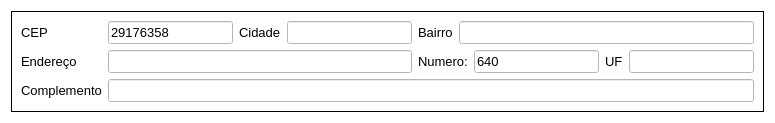
               <widget class="QFrame" name="frame_5">
                <property name="styleSheet">
                 <string notr="true">background-color: rgb(255, 255, 255);</string>
                </property>
                <property name="frameShape">
                 <enum>QFrame::NoFrame</enum>
                </property>
                <property name="frameShadow">
                 <enum>QFrame::Plain</enum>
                </property>
                <layout class="QGridLayout" name="gridLayout_30">
                 <item row="0" column="0">
                  <widget class="QFrame" name="frame_37">
                   <property name="frameShape">
                    <enum>QFrame::Box</enum>
                   </property>
                   <property name="frameShadow">
                    <enum>QFrame::Plain</enum>
                   </property>
                   <layout class="QGridLayout" name="gridLayout_31">
                    <item row="0" column="0">
                     <widget class="QLabel" name="label_80">
                      <property name="font">
                       <font>
                        <family>Arial</family>
                        <pointsize>10</pointsize>
                       </font>
                      </property>
                      <property name="text">
                       <string>CEP</string>
                      </property>
                     </widget>
                    </item>
                    <item row="0" column="1">
                     <widget class="QPushButton" name="verificaCep_3">
                      <property name="font">
                       <font>
                        <pointsize>10</pointsize>
                        <weight>75</weight>
                        <bold>true</bold>
                       </font>
                      </property>
                      <property name="cursor">
                       <cursorShape>PointingHandCursor</cursorShape>
                      </property>
                      <property name="mouseTracking">
                       <bool>false</bool>
                      </property>
                      <property name="tabletTracking">
                       <bool>false</bool>
                      </property>
                      <property name="focusPolicy">
                       <enum>Qt::NoFocus</enum>
                      </property>
                      <property name="acceptDrops">
                       <bool>true</bool>
                      </property>
                      <property name="toolTip">
                       <string>Consultar Cep</string>
                      </property>
                      <property name="statusTip">
                       <string/>
                      </property>
                      <property name="accessibleName">
                       <string/>
                      </property>
                      <property name="accessibleDescription">
                       <string/>
                      </property>
                      <property name="layoutDirection">
                       <enum>Qt::LeftToRight</enum>
                      </property>
                      <property name="autoFillBackground">
                       <bool>false</bool>
                      </property>
                      <property name="styleSheet">
                       <string notr="true"/>
                      </property>
                      <property name="inputMethodHints">
                       <set>Qt::ImhNone</set>
                      </property>
                      <property name="text">
                       <string/>
                      </property>
                      <property name="icon">
                       <iconset>
                        <normaloff>../Imagens/lupa.ico</normaloff>../Imagens/lupa.ico</iconset>
                      </property>
                      <property name="iconSize">
                       <size>
                        <width>30</width>
                        <height>30</height>
                       </size>
                      </property>
                      <property name="shortcut">
                       <string/>
                      </property>
                      <property name="checkable">
                       <bool>false</bool>
                      </property>
                      <property name="checked">
                       <bool>false</bool>
                      </property>
                      <property name="autoRepeat">
                       <bool>false</bool>
                      </property>
                      <property name="autoExclusive">
                       <bool>false</bool>
                      </property>
                      <property name="autoDefault">
                       <bool>true</bool>
                      </property>
                      <property name="default">
                       <bool>false</bool>
                      </property>
                      <property name="flat">
                       <bool>true</bool>
                      </property>
                     </widget>
                    </item>
                    <item row="0" column="2">
                     <widget class="QLineEdit" name="cepCliente">
                      <property name="font">
                       <font>
                        <family>Arial</family>
                        <pointsize>10</pointsize>
                       </font>
                      </property>
                      <property name="styleSheet">
                       <string notr="true">background-color: rgb(255, 255, 255);</string>
                      </property>
                      <property name="text">
                       <string>29176358</string>
                      </property>
                     </widget>
                    </item>
                    <item row="0" column="3">
                     <widget class="QLabel" name="label_75">
                      <property name="font">
                       <font>
                        <family>Arial</family>
                        <pointsize>10</pointsize>
                       </font>
                      </property>
                      <property name="text">
                       <string>Cidade</string>
                      </property>
                     </widget>
                    </item>
                    <item row="0" column="4">
                     <widget class="QLineEdit" name="cidadeCliente">
                      <property name="font">
                       <font>
                        <family>Arial</family>
                        <pointsize>10</pointsize>
                       </font>
                      </property>
                      <property name="styleSheet">
                       <string notr="true">background-color: rgb(255, 255, 255);</string>
                      </property>
                      <property name="text">
                       <string/>
                      </property>
                     </widget>
                    </item>
                    <item row="0" column="5">
                     <widget class="QLabel" name="label_76">
                      <property name="font">
                       <font>
                        <family>Arial</family>
                        <pointsize>10</pointsize>
                       </font>
                      </property>
                      <property name="text">
                       <string>Bairro</string>
                      </property>
                     </widget>
                    </item>
                    <item row="0" column="6" colspan="4">
                     <widget class="QLineEdit" name="bairroCliente">
                      <property name="font">
                       <font>
                        <family>Arial</family>
                        <pointsize>10</pointsize>
                       </font>
                      </property>
                      <property name="styleSheet">
                       <string notr="true">background-color: rgb(255, 255, 255);

</string>
                      </property>
                      <property name="text">
                       <string/>
                      </property>
                     </widget>
                    </item>
                    <item row="1" column="0" colspan="2">
                     <widget class="QLabel" name="label_77">
                      <property name="font">
                       <font>
                        <family>Arial</family>
                        <pointsize>10</pointsize>
                       </font>
                      </property>
                      <property name="text">
                       <string>Endereço</string>
                      </property>
                     </widget>
                    </item>
                    <item row="1" column="2" colspan="3">
                     <widget class="QLineEdit" name="enderecoCliente">
                      <property name="font">
                       <font>
                        <family>Arial</family>
                        <pointsize>10</pointsize>
                       </font>
                      </property>
                      <property name="styleSheet">
                       <string notr="true">background-color: rgb(255, 255, 255);</string>
                      </property>
                      <property name="text">
                       <string/>
                      </property>
                      <property name="clearButtonEnabled">
                       <bool>false</bool>
                      </property>
                     </widget>
                    </item>
                    <item row="1" column="5" colspan="2">
                     <widget class="QLabel" name="label_81">
                      <property name="font">
                       <font>
                        <family>Arial</family>
                        <pointsize>10</pointsize>
                       </font>
                      </property>
                      <property name="text">
                       <string>Numero:</string>
                      </property>
                     </widget>
                    </item>
                    <item row="1" column="7">
                     <widget class="QLineEdit" name="numeroCliente">
                      <property name="font">
                       <font>
                        <family>Arial</family>
                        <pointsize>10</pointsize>
                       </font>
                      </property>
                      <property name="styleSheet">
                       <string notr="true">background-color: rgb(255, 255, 255);
</string>
                      </property>
                      <property name="text">
                       <string>640</string>
                      </property>
                     </widget>
                    </item>
                    <item row="1" column="8">
                     <widget class="QLabel" name="label_82">
                      <property name="font">
                       <font>
                        <family>Arial</family>
                        <pointsize>10</pointsize>
                       </font>
                      </property>
                      <property name="text">
                       <string>UF</string>
                      </property>
                     </widget>
                    </item>
                    <item row="1" column="9">
                     <widget class="QLineEdit" name="estadoDocliente">
                      <property name="font">
                       <font>
                        <family>Arial</family>
                        <pointsize>10</pointsize>
                       </font>
                      </property>
                      <property name="styleSheet">
                       <string notr="true">background-color: rgb(255, 255, 255);</string>
                      </property>
                      <property name="text">
                       <string/>
                      </property>
                     </widget>
                    </item>
                    <item row="2" column="0" colspan="2">
                     <widget class="QLabel" name="label_83">
                      <property name="font">
                       <font>
                        <family>Arial</family>
                        <pointsize>10</pointsize>
                       </font>
                      </property>
                      <property name="text">
                       <string>Complemento</string>
                      </property>
                     </widget>
                    </item>
                    <item row="2" column="2" colspan="8">
                     <widget class="QLineEdit" name="compleCliente">
                      <property name="font">
                       <font>
                        <family>Arial</family>
                        <pointsize>10</pointsize>
                       </font>
                      </property>
                      <property name="styleSheet">
                       <string notr="true">background-color: rgb(255, 255, 255);</string>
                      </property>
                      <property name="text">
                       <string/>
                      </property>
                     </widget>
                    </item>
                   </layout>
                  </widget>
                 </item>
                </layout>
               </widget>
